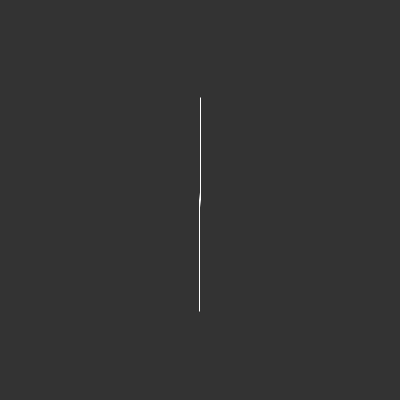
Frame 1 (no input)
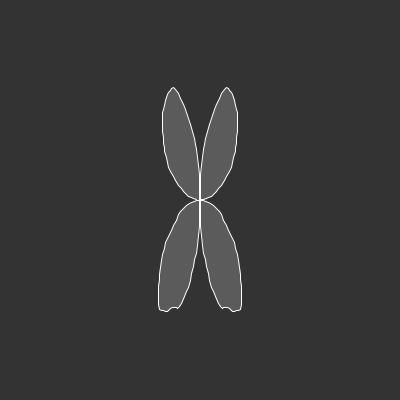
Frame 60 (the mouse pressed at the canvas centre just before this capture)
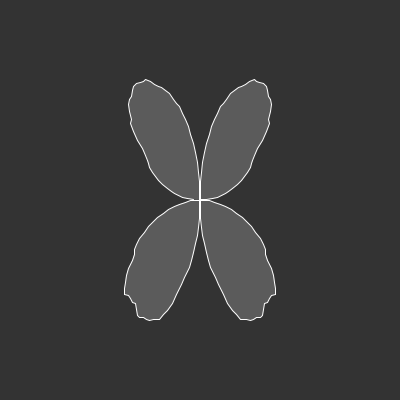
Frame 120 (the mouse held since frame 60 and released just before this capture)

The Processing sketch that drew these frames (run headless with seeded random() and noise(); from frame 60 on, the mouse is pressed at the canvas centre):

// Processing sketch: Butterfly_Generator
// ── Butterfly_Generator.pde
// Coding Train
// Coding Challenge 60 - Butterfly Generator
// https://www.youtube.com/watch?v=O_0fRV4MTZo&list=PLRqwX-V7Uu6ZiZxtDDRCi6uhfTH4FilpH&index=77

// JavaScript conversion

float da = PI / 100;
float dx = 0.1;
float dy = 0.1;
float min = 100;
float max = 180;

float yoff = 0;

void setup(){
  size(400, 400);
  background(51);
}

void draw(){
  background(51);
  
  translate(width/2, height/2);
  rotate(PI/2);
  stroke(255);
  strokeWeight(1);
  fill(255, 50);
  
  float r;  
  float xoff = 0;
  
  beginShape();
    for (float a = -PI/2; a <= PI/2; a += da){
      float n = noise(xoff, yoff);
      //r = map(n, 0, 1, 50, 125);
      r = sin(2 * a) * map(n, 0, 1, min, max);
      float x = r * cos(a);
      float y = r * sin(a) * sin(yoff);
      xoff += dx;
      vertex(x, y);
    }

    for (float a = PI/2; a <= 3 * PI/2; a += da){
      float n = noise(xoff, yoff);
      //r = map(n, 0, 1, 50, 125);
      r = sin(2 * a) * map(n, 0, 1, min, max);
      float x = r * cos(a);
      float y = r * sin(a) * sin(yoff);
      xoff -= dx;
      vertex(x, y);
    }
  endShape();
  
  yoff += dy;
}
